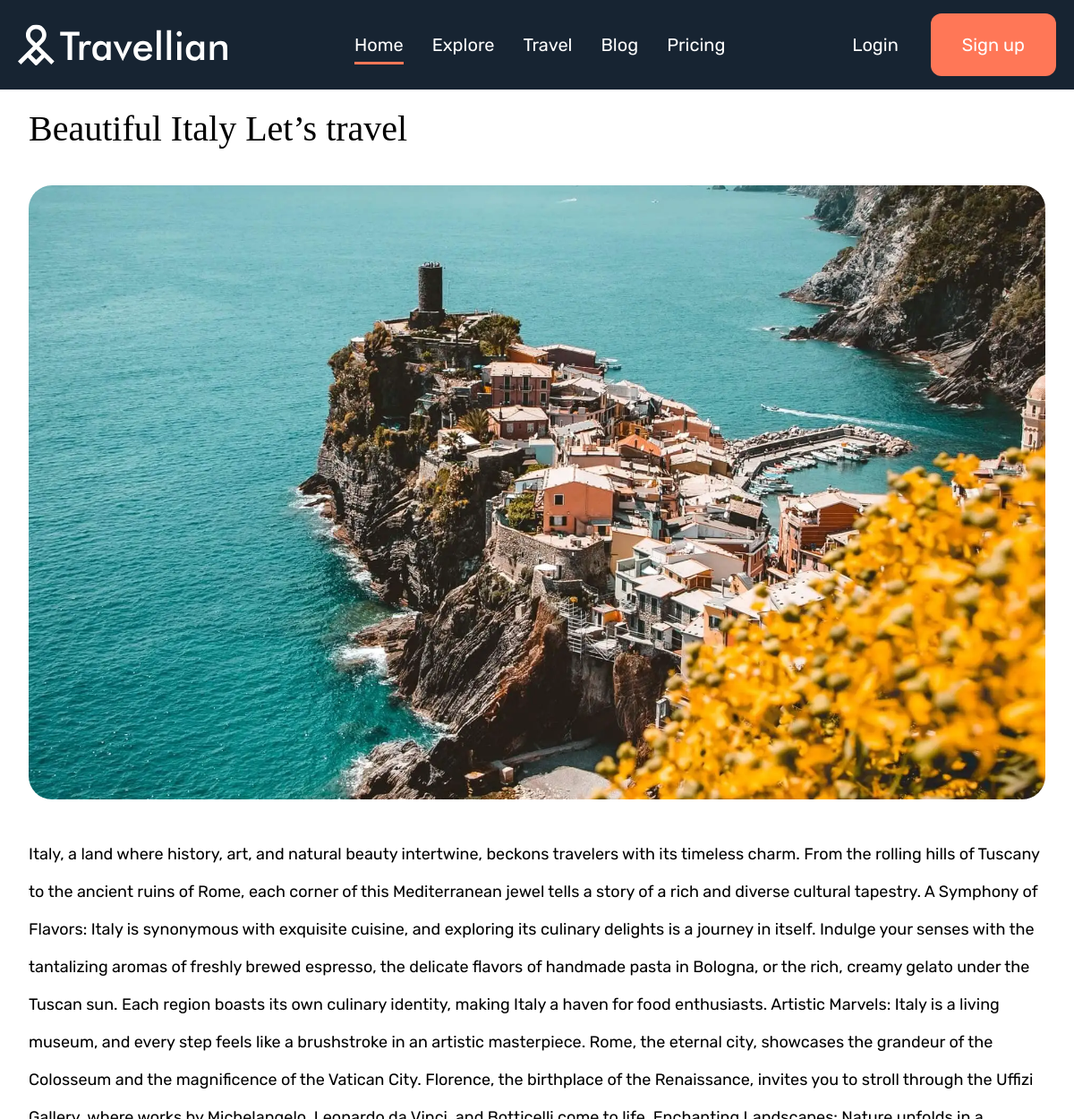
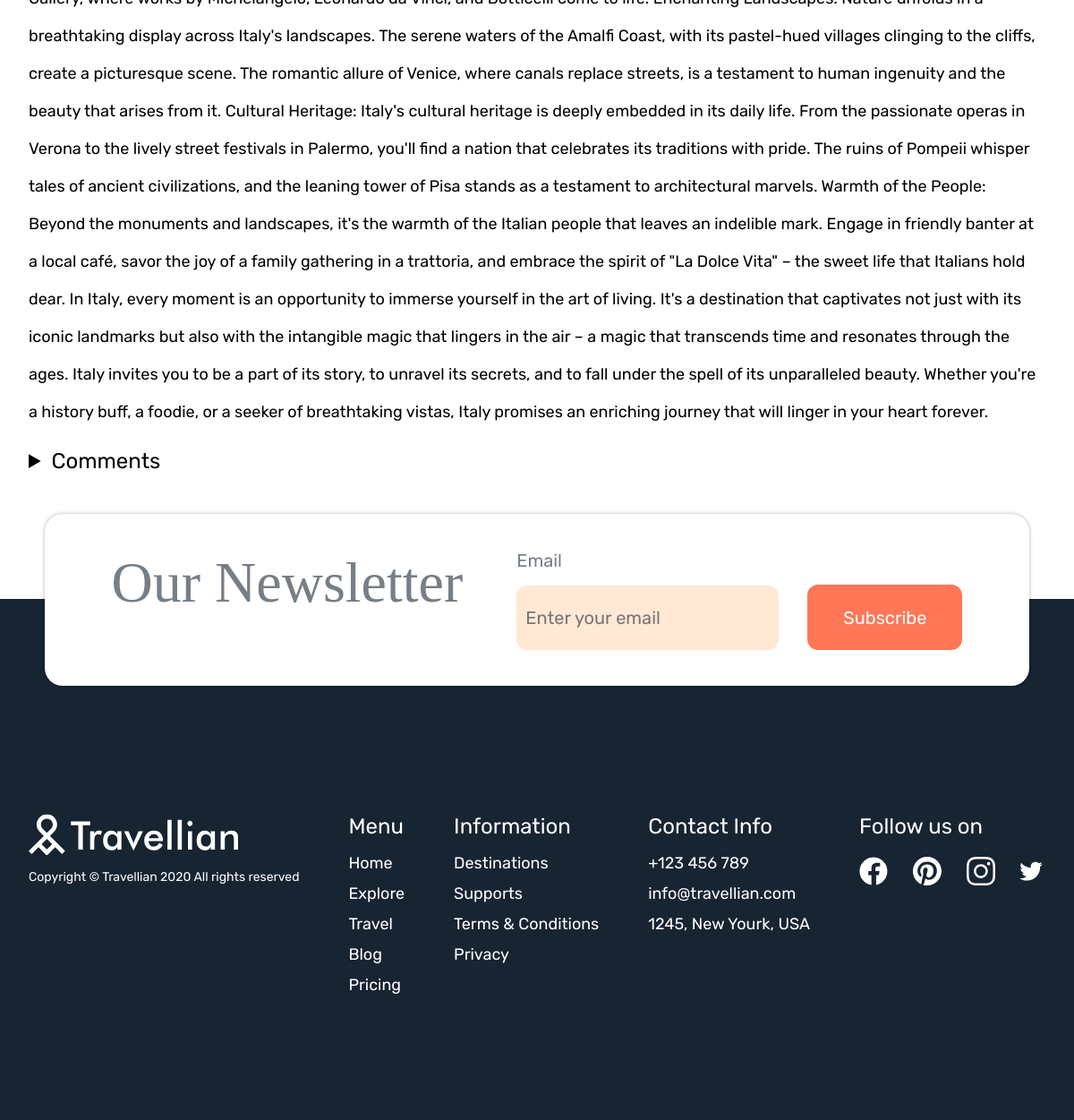
The page /blog/1 on the database its author committed (2 pictures, top to bottom).
### diploma_page/models.py (models this page shows)
class Blog(models.Model):
    title = models.CharField(max_length=100)
    text = models.TextField(max_length=3000)
    image = models.ImageField(null = True, blank=True, upload_to="images/")

### diploma_page/views.py (the view)
# urls.py: path('blog/<int:id>', blogs, name='blogs'),
def blogs(request, id):
    form = registerForm(request)
    blog = Blog.objects.get(id = id)
    return render(request, 'blog_page/index.html', {'form': form, 'blog':blog})

### diploma_page/forms.py
class AccountCreationForm(UserCreationForm):
    login = forms.BooleanField(widget=forms.HiddenInput, initial=True)
    def __init__(self, *args, **kwargs):
        super().__init__(*args, **kwargs)
        self.fields['username'].widget.attrs.update({'placeholder':_('Username')})
        self.fields['password1'].widget.attrs.update({'placeholder':_('Password')})
        self.fields['password2'].widget.attrs.update({'placeholder':_('Repeat password')})

### diploma_page/views.py (called while the page is built)
def registerForm(request):
    if request.method == "POST" and 'login' in request.POST:
        form = AccountCreationForm(request.POST)
        if form.is_valid():
            form.save()
            return HttpResponseRedirect("/")
        else:
            messages.error(request, form.errors, extra_tags="register")
    else:
        form = AccountCreationForm()
    return form

### diploma_page/templates/blog_page/index.html (shortened to what this page needs)
{% extends '../base.html' %}
{% block head %}
{% load static %}
    <link rel="stylesheet" href="{% static 'blog_page/styles/style.css' %}">
{% endblock head%}
{% block content %}
    <script async defer src="https://connect.facebook.net/en_US/sdk.js#xfbml=1&version=v18.0" nonce="b4ffuYp5"></script>    <section class="blog">
        <div class="section-wrap">
            <div class="inner-wrap">
                <div class="blog-title black-text">
                    <span class="d-block">
                        {{blog.title}}
                    </span>
                </div>
                <div style="background-image: url(../media/{{blog.image}});" class = "blog-image-block backgr-position">
                </div>
                <div class="blog-post-wrap d-flex">
                    <div class="blog-text d-flex flex-column">
                        <span class = "blog-description d-block black-text normal-text">
                            {{blog.text}}
                    </div>
                </div>
                <details>
                    <summary class="title-small black-text">Comments</summary>
                </details>
            </div>
        </div>
    </section>
    {% endblock content%}

### diploma_page/static/styles/style.css (style rules this page uses)
a, abbr, acronym, address, applet, article, aside, audio, b, big, blockquote, body, canvas, caption, center, cite, code, dd, del, details, dfn, div, dl, dt, em, embed, fieldset, figcaption, figure, footer, form, h1, h2, h3, h4, h5, h6, header, hgroup, html, i, iframe, img, ins, kbd, label, legend, li, mark, menu, nav, object, ol, output, p, pre, q, ruby, s, samp, section, small, span, strike, strong, sub, summary, sup, table, tbody, td, tfoot, th, thead, time, tr, tt, u, ul, var, video { margin: 0; padding: 0; border: 0; font-size: 100%; font: inherit; vertical-align: baseline }
article, aside, details, figcaption, figure, footer, header, hgroup, menu, nav, section { display: block }
body { line-height: 1 }
:root { --main-page-color: #FF7757; --secondary-color: #172432; --desktop-vertical-padding: 182px; --secondary-text-color: #767E86; --page-font1: Playfair Display; --page-font2: Rubik }
.blog-post-wrap { -webkit-box-orient: vertical; -webkit-box-direction: normal; -ms-flex-direction: column; flex-direction: column; margin-top: 100px }
.blog-image-block { height: 314px; border-radius: 26px; background-size: 150%; background-repeat: no-repeat; margin-bottom: 32px }
.blog-text { gap: 24px }
.blog-title { font-family: var(--page-font1); font-size: 40px }
.blog-description { line-height: 42px }
@media only screen and (min-width:720px) { .title-small { font-size: 24px !important } }
@media only screen and (min-width:720px) { .section-wrap { padding: 80px 32px !important } }
@media only screen and (min-width:720px) { .blog-image-block { height: 555px } }
@media only screen and (min-width:720px) { .section-wrap { overflow: hidden } }
@media only screen and (min-width:1122px) { .section-wrap { padding: 100px 0 !important } }
@media only screen and (min-width:1122px) { .section-wrap>* { padding: 0 32px !important } }
@media only screen and (min-width:1122px) { .blog-post-wrap, .btn-login-signup, .gallery-images-wrap, .offer-price-details, .offer-wrap, .planners-wrap, header .menu { -webkit-box-orient: horizontal; -webkit-box-direction: normal; -ms-flex-direction: row; flex-direction: row } }
@media only screen and (min-width:1122px) { .title-small { font-size: 24px !important } }
@media only screen and (min-width:1122px) { .blog-post-wrap, .planners-wrap { gap: 32px } }
@media only screen and (min-width:1122px) { .blog-post-wrap div { -webkit-box-flex: 1; -ms-flex: 1 1 0px; flex: 1 1 0px } }
@media only screen and (min-width:1122px) { .blog-image-block { width: 100%; height: 686px; margin-bottom: 0 } }
@media only screen and (min-width:1122px) { .blog-text { -ms-flex-item-align: center; -ms-grid-row-align: center; align-self: center } }
body { line-height: normal }
.black-text { color: #000 }
.d-block { display: block }
.d-flex { display: -webkit-box; display: -ms-flexbox; display: flex }
.normal-text, .title-small { font-family: var(--page-font2); font-size: 18px }
.section-wrap { padding: 80px 16px }
.flex-column { -webkit-box-orient: vertical; -webkit-box-direction: normal; -ms-flex-direction: column; flex-direction: column }
.backgr-position { background-position: 50% }
summary { cursor: pointer }
html { scroll-behavior: smooth; }

### diploma_page/static/blog_page/styles/style.css (style rules this page uses)
.blog-title { padding:0;justify-content:end;padding-bottom:40px }
.blog-post-wrap { margin-top:0!important }
.blog-image-block { background-size:cover;background-position:center;padding:0!important }
.section-wrap { padding-top:120px!important }
.blog-post-wrap { margin-bottom:20px }
@media only screen and (min-width:1120px) { .blog-image-block { margin-bottom:40px } }
@media only screen and (min-width:1120px) { .blog-post-wrap { margin-top:20px!important } }
@media only screen and (min-width:1120px) { .blog { margin-bottom:40px!important } }

### rows shown on the page
Blog: title "Beautiful Italy Let’s travel", image (picture), text "Italy, a land where history, art, and natural beauty intertwine, beckons travelers with its timeless charm. From the rolling hills of Tuscany to the ancient ruins of Rome, each corner of this Mediterranean jewel tells a story of a rich and diverse cultural tapestry. A Symphony of Flavors: Italy is synonymous with exquisite cuisine, and exploring its culinary delights is a journey in itself. Indulge your senses with the tantalizing aromas of freshly brewed espresso, the delicate flavors of handmade pasta in Bologna, or the rich, creamy gelato under the Tuscan sun. Each region boasts its own culinary identity, making Italy a haven for food enthusiasts. Artistic Marvels: Italy is a living…"
